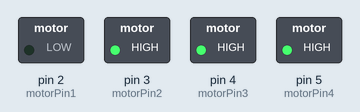
The sketch below on a simulated Arduino Uno, built with avr-gcc and run on an emulated ATmega328P. Shown: switched loads named in the sketch (green lamp = pin HIGH).

Above: at 0.02 s.
At 0.77 s:
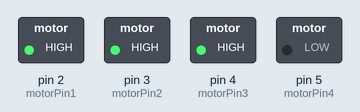
At 1.47 s:
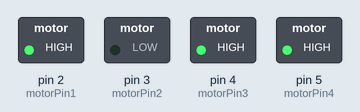
At 2.92 s:
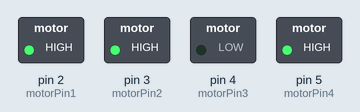
Timing chart, 0 to 3.2 s (numbered marks = the images above):
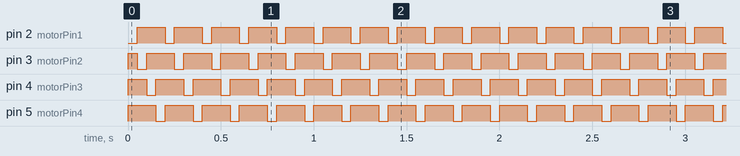

The sketch:

stepper.ino
```cpp
/* Stepper Copal
 * -------------
 *
 * Program to drive a stepper motor coming from a 5'25 disk drive
 * according to the documentation I found, this stepper: "[...] motor
 * made by Copal Electronics, with 1.8 degrees per step and 96 ohms
 * per winding, with center taps brought out to separate leads [...]"
 * [http://www.cs.uiowa.edu/~jones/step/example.html]
 *
 * It is a unipolar stepper motor with 5 wires:
 *
 * - red: power connector, I have it at 5V and works fine
 * - orange and black: coil 1
 * - brown and yellow: coil 2
 *
 * (cleft) 2005 DojoDave for K3
 * http://www.0j0.org | http://arduino.berlios.de
 *
 * @author: David Cuartielles
 * @date: 20 Oct. 2005
 */

int motorPin1 = 2;
int motorPin2 = 3;
int motorPin3 = 4;
int motorPin4 = 5;
int delayTime = 50;

void setup() {
  pinMode(motorPin1, OUTPUT);
  pinMode(motorPin2, OUTPUT);
  pinMode(motorPin3, OUTPUT);
  pinMode(motorPin4, OUTPUT);
//for (int i = 0; i < 50; i++) {
//    digitalWrite(motorPin1, LOW);
//    digitalWrite(motorPin2, HIGH);
//    digitalWrite(motorPin3, HIGH);
//    digitalWrite(motorPin4, HIGH);
//    delay(delayTime);
//    digitalWrite(motorPin1, HIGH);
//    digitalWrite(motorPin2, LOW);
//    digitalWrite(motorPin3, HIGH);
//    digitalWrite(motorPin4, HIGH);
//    delay(delayTime);
//    digitalWrite(motorPin1, HIGH);
//    digitalWrite(motorPin2, HIGH);
//    digitalWrite(motorPin3, LOW);
//    digitalWrite(motorPin4, HIGH);
//    delay(delayTime);
//    digitalWrite(motorPin1, HIGH);
//    digitalWrite(motorPin2, HIGH);
//    digitalWrite(motorPin3, HIGH);
//    digitalWrite(motorPin4, LOW);
//    delay(delayTime);
//  }


//for (int i = 0; i < 50; i++) {
//digitalWrite(motorPin1, HIGH);
//digitalWrite(motorPin2, LOW);
//digitalWrite(motorPin3, LOW);
//digitalWrite(motorPin4, LOW);
//delay(delayTime);
//digitalWrite(motorPin1, LOW);
//digitalWrite(motorPin2, HIGH);
//digitalWrite(motorPin3, LOW);
//digitalWrite(motorPin4, LOW);
//delay(delayTime);
//digitalWrite(motorPin1, LOW);
//digitalWrite(motorPin2, LOW);
//digitalWrite(motorPin3, HIGH);
//digitalWrite(motorPin4, LOW);
//delay(delayTime);
//digitalWrite(motorPin1, LOW);
//digitalWrite(motorPin2, LOW);
//digitalWrite(motorPin3, LOW);
//digitalWrite(motorPin4, HIGH);
//delay(delayTime);
//}
//digitalWrite(motorPin1, LOW);
//digitalWrite(motorPin2, LOW);
//digitalWrite(motorPin3, LOW);
//digitalWrite(motorPin4, LOW);
//
//
}

void loop() {
  //digitalWrite(motorPin1, HIGH);

  for (int i = 0; i < 50; i++) {
    digitalWrite(motorPin1, LOW);
    digitalWrite(motorPin2, HIGH);
    digitalWrite(motorPin3, HIGH);
    digitalWrite(motorPin4, HIGH);
    delay(delayTime);
    digitalWrite(motorPin1, HIGH);
    digitalWrite(motorPin2, LOW);
    digitalWrite(motorPin3, HIGH);
    digitalWrite(motorPin4, HIGH);
    delay(delayTime);
    digitalWrite(motorPin1, HIGH);
    digitalWrite(motorPin2, HIGH);
    digitalWrite(motorPin3, LOW);
    digitalWrite(motorPin4, HIGH);
    delay(delayTime);
    digitalWrite(motorPin1, HIGH);
    digitalWrite(motorPin2, HIGH);
    digitalWrite(motorPin3, HIGH);
    digitalWrite(motorPin4, LOW);
    delay(delayTime);
  }
}
```

Measured:
- by itself, pin 2 (motorPin1), pin 4 (motorPin3), pin 5 (motorPin4): alternates HIGH for 0.15 s and LOW for 0.05 s
- by itself, pin 3 (motorPin2): repeats every 0.20 s: LOW 0.05 s, HIGH 0.15 s
